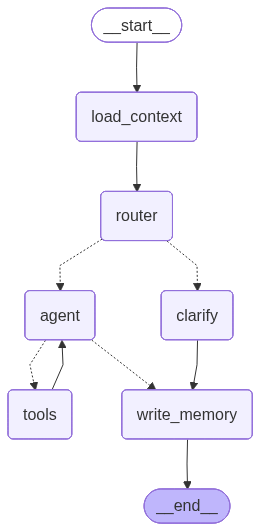

This chart was generated by the following Python code:
import logging
from langgraph.graph import StateGraph, START, END
from langgraph.prebuilt import ToolNode

from src.agent.tools import UserContext
from src.agent.state import AgentState
from src.agent.nodes.context import load_context_node
from src.agent.nodes.router import router_node
from src.agent.nodes.agent import agent_node
from src.agent.nodes.clarify import clarify_node
from src.agent.nodes.memory import write_memory_node
from src.agent.tools import get_tools

logger = logging.getLogger(__name__)

# Valid routes the router can return.
VALID_ROUTES = {"agent", "clarify"}

def _route_dispatcher(state: AgentState) -> str:
    """
    Reads the router's decision and dispatches to the correct node.
    """
    route = state.get("route", "agent")
    # Router prompt will be updated to only output "agent" or "clarify"
    if route in {"rag", "rag_and_memory", "memory_only", "agent"}:
        return "agent"
    if route == "clarify":
        return "clarify"
    logger.warning(f"Unknown route '{route}', defaulting to 'agent'.")
    return "agent"

def _tools_condition_with_memory(state: AgentState) -> str:
    """
    Custom replacement for tools_condition that routes to write_memory
    instead of END when the agent produces its final answer.

    tools_condition logic:
      - last message has tool_calls → "tools"  (continue the loop)
      - last message has no tool_calls → "write_memory"  (done)
    """
    messages = state.get("messages", [])
    if not messages:
        return "write_memory"
    last = messages[-1]
    if hasattr(last, "tool_calls") and last.tool_calls:
        return "tools"
    return "write_memory"


def build_graph() -> StateGraph:
    builder = StateGraph(AgentState, context_schema=UserContext)

    # Pass the callable directly into ToolNode instead of a static list
    tool_executor = ToolNode(get_tools())

    # ── Nodes ──────────────────────────────────────────────────────────────
    builder.add_node("load_context", load_context_node)
    builder.add_node("router", router_node)
    builder.add_node("agent", agent_node)
    builder.add_node("tools", tool_executor)
    builder.add_node("clarify", clarify_node)
    builder.add_node("write_memory", write_memory_node)

    # ── Edges ──────────────────────────────────────────────────────────────
    builder.add_edge(START, "load_context")
    builder.add_edge("load_context", "router")

    # Router dispatches to agent or clarify
    builder.add_conditional_edges(
        "router",
        _route_dispatcher,
        {
            "agent": "agent",
            "clarify": "clarify",
        },
    )

    # Tool call loop — agent either calls tools or produces final answer
    builder.add_conditional_edges(
        "agent",
        _tools_condition_with_memory,
        {
            "tools": "tools",
            "write_memory": "write_memory",
        },
    )

    # After tool execution, always return to agent for next pass
    builder.add_edge("tools", "agent")

    # Clarify bypasses the tool loop entirely
    builder.add_edge("clarify", "write_memory")
    builder.add_edge("write_memory", END)

    return builder.compile()

graph = build_graph()
# from PIL import Image
# from io import BytesIO
#
# png_graph = graph.get_graph().draw_mermaid_png()
# img = Image.open(BytesIO(png_graph))
# img.show()
# img.save("./src/agent/graph.png")
